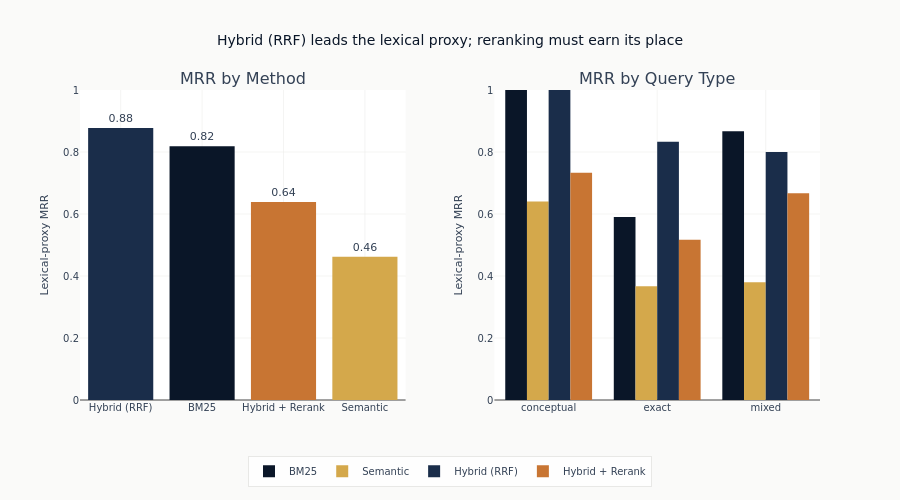

Source (notebook cell):
### Markdown cell above
### Add query-type slices

The second panel uses the same color for each method so aggregate and
slice-level proxy scores remain easy to compare.

### Code cell
for method in method_order:
    subset = by_type.filter(pl.col("method") == method)
    fig.add_trace(
        go.Bar(
            name=method,
            x=subset["query_type"].to_list(),
            y=subset["avg_mrr"].to_list(),
            marker_color=colors[method],
        ),
        row=1,
        col=2,
    )

fig.update_layout(
    title=(f"{best_proxy_row['method']} leads the lexical proxy; reranking must earn its place"),
    height=500,
    showlegend=True,
    legend=dict(orientation="h", yanchor="top", y=-0.18, xanchor="center", x=0.5),
    barmode="group",
    margin=dict(t=90, b=100),
)

fig.update_yaxes(title_text="Lexical-proxy MRR", range=[0, 1], row=1, col=1)
fig.update_yaxes(title_text="Lexical-proxy MRR", range=[0, 1], row=1, col=2)

fig.show()

### Figure 1 — Plotly figure (JSON) as saved in the notebook; plotly's stock layout.template omitted (floating-point values rounded to 4 significant figures)
{"data": [{"marker": {"color": ["#1a2d4a", "#0a1628", "#C87533", "#D4A84B"]}, "showlegend": false, "text": ["0.88", "0.82", "0.64", "0.46"], "textposition": "outside", "type": "bar", "x": ["Hybrid (RRF)", "BM25", "Hybrid + Rerank", "Semantic"], "xaxis": "x", "y": [0.8778, 0.8189, 0.6389, 0.4622], "yaxis": "y"}, {"marker": {"color": "#0a1628"}, "name": "BM25", "type": "bar", "x": ["conceptual", "exact", "mixed"], "xaxis": "x2", "y": [1.0, 0.59, 0.8667], "yaxis": "y2"}, {"marker": {"color": "#D4A84B"}, "name": "Semantic", "type": "bar", "x": ["conceptual", "exact", "mixed"], "xaxis": "x2", "y": [0.64, 0.3667, 0.38], "yaxis": "y2"}, {"marker": {"color": "#1a2d4a"}, "name": "Hybrid (RRF)", "type": "bar", "x": ["conceptual", "exact", "mixed"], "xaxis": "x2", "y": [1.0, 0.8333, 0.8], "yaxis": "y2"}, {"marker": {"color": "#C87533"}, "name": "Hybrid + Rerank", "type": "bar", "x": ["conceptual", "exact", "mixed"], "xaxis": "x2", "y": [0.7333, 0.5167, 0.6667], "yaxis": "y2"}], "layout": {"annotations": [{"font": {"size": 16}, "showarrow": false, "text": "MRR by Method", "x": 0.22, "xanchor": "center", "xref": "paper", "y": 1.0, "yanchor": "bottom", "yref": "paper"}, {"font": {"size": 16}, "showarrow": false, "text": "MRR by Query Type", "x": 0.78, "xanchor": "center", "xref": "paper", "y": 1.0, "yanchor": "bottom", "yref": "paper"}], "barmode": "group", "height": 500, "legend": {"orientation": "h", "x": 0.5, "xanchor": "center", "y": -0.18, "yanchor": "top"}, "margin": {"b": 100, "t": 90}, "showlegend": true, "title": {"text": "Hybrid (RRF) leads the lexical proxy; reranking must earn its place"}, "xaxis": {"anchor": "y", "domain": [0.0, 0.44]}, "xaxis2": {"anchor": "y2", "domain": [0.56, 1.0]}, "yaxis": {"anchor": "x", "domain": [0.0, 1.0], "range": [0, 1], "title": {"text": "Lexical-proxy MRR"}}, "yaxis2": {"anchor": "x2", "domain": [0.0, 1.0], "range": [0, 1], "title": {"text": "Lexical-proxy MRR"}}}}
